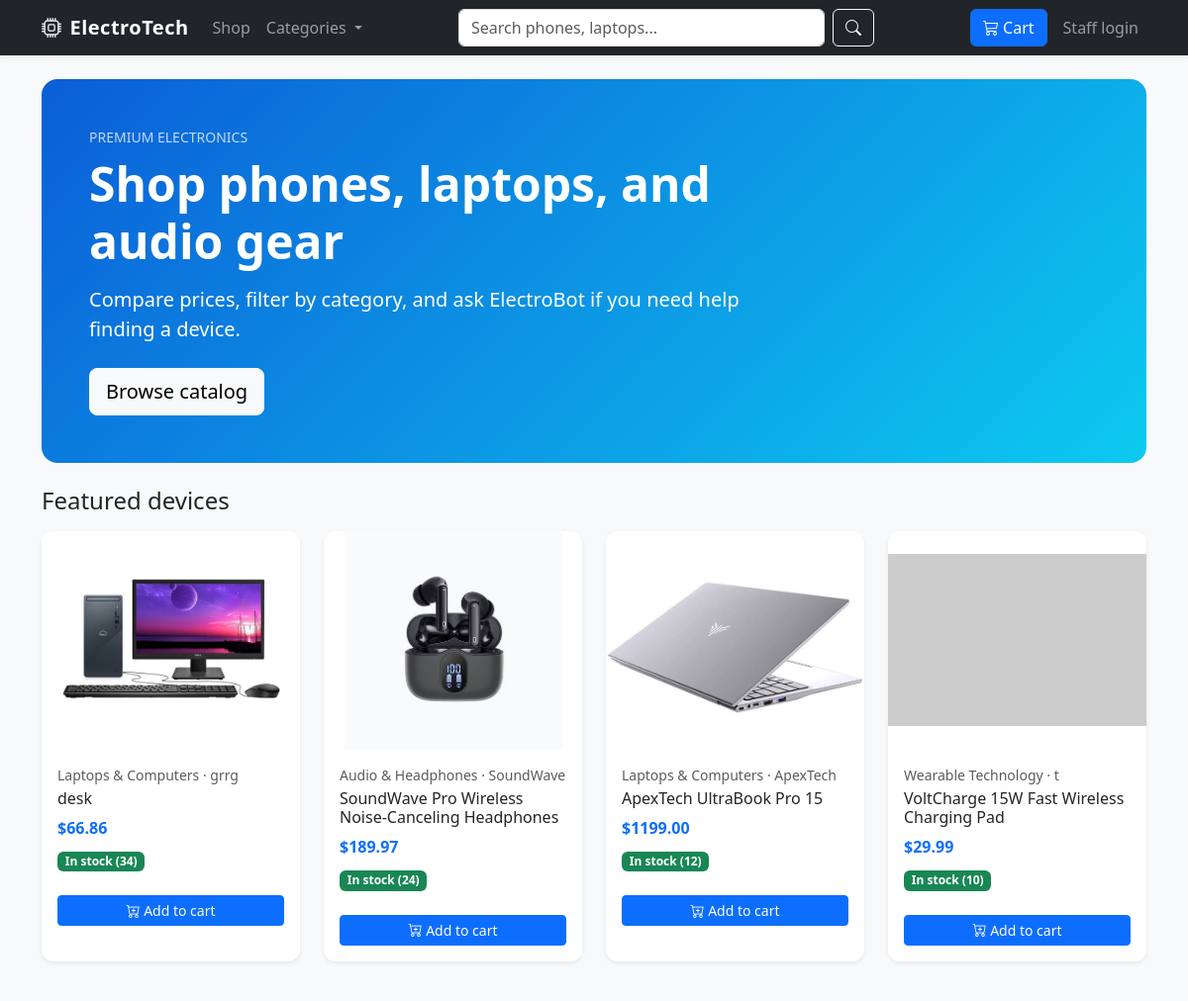
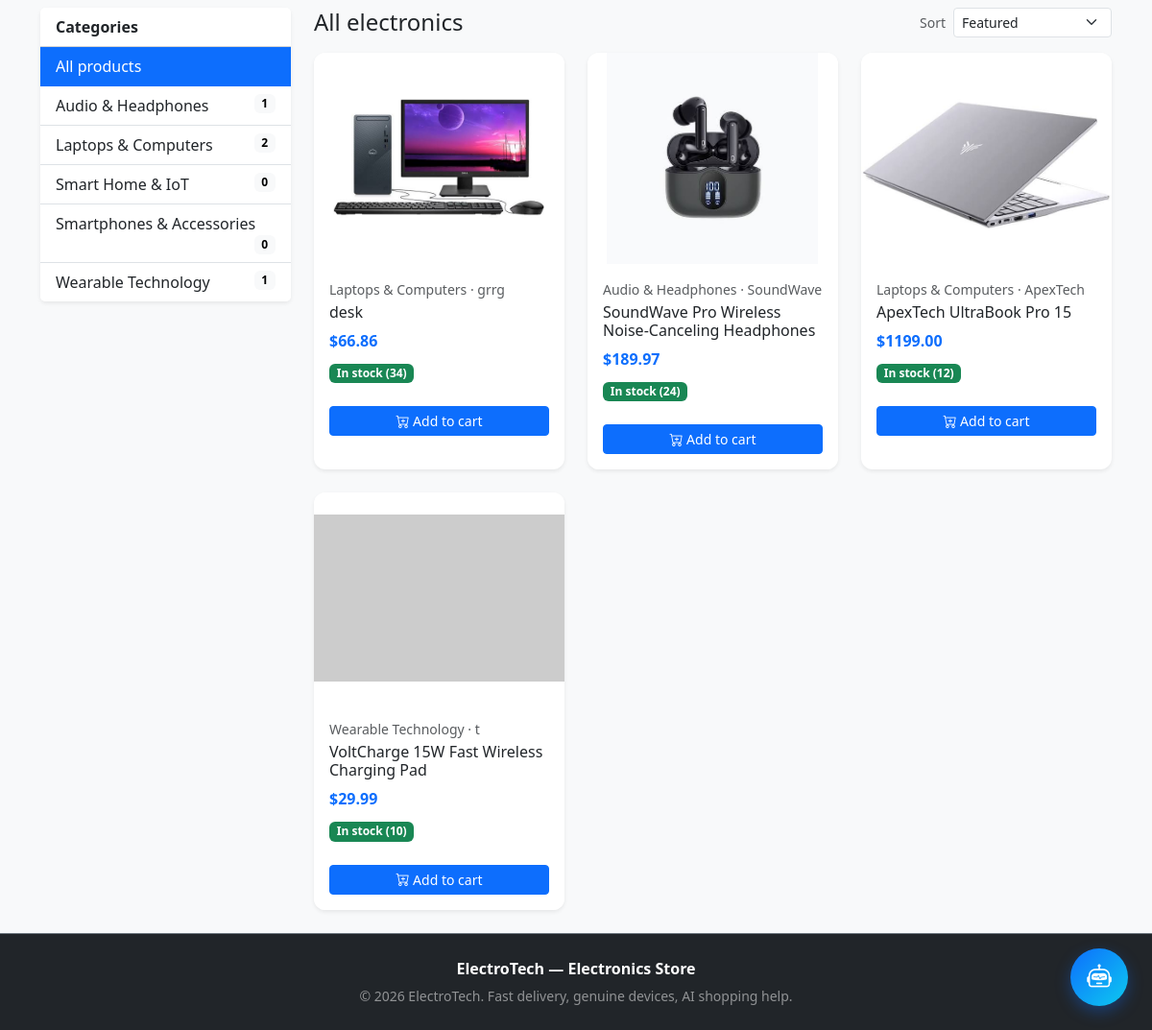
The page / on the database its author committed (2 pictures, top to bottom).
### store/models.py (models this page shows, shortened)
class Product(models.Model):
    category = models.ForeignKey(Category, related_name='products', on_delete=models.CASCADE)
    name = models.CharField(max_length=200)
    slug = models.SlugField(max_length=200, unique=True)
    brand = models.CharField(max_length=100, blank=True)
    image = models.ImageField(upload_to='products/', blank=True, null=True)
    description = models.TextField()
    price = models.DecimalField(max_digits=10, decimal_places=2)
    stock = models.PositiveIntegerField(default=10)
    is_available = models.BooleanField(default=True)
    is_featured = models.BooleanField(default=False)
    created_at = models.DateTimeField(auto_now_add=True)
    class Meta:
        ordering = ['-created_at']
    def get_absolute_url(self):
        return reverse('store:product_detail', args=[self.slug])
    @property
    def in_stock(self):
        return self.is_available and self.stock > 0
    @property
    def image_url(self):
        if self.image and hasattr(self.image, 'url'):
            try:
                return self.image.url
            except ValueError:
                pass
        return 'https://placehold.co/600x400/0d6efd/ffffff?text=' + self.name.replace(' ', '+')

class Category(models.Model):
    name = models.CharField(max_length=100, unique=True)
    slug = models.SlugField(max_length=100, unique=True)
    description = models.TextField(blank=True, null=True)
    class Meta:
        verbose_name_plural = 'Categories'
        ordering = ['name']
    def get_absolute_url(self):
        return reverse('store:product_list_by_category', args=[self.slug])

### store/views.py (the view, shortened to what this page needs)
# urls.py: path('', views.product_list, name='product_list'),
def product_list(request, category_slug=None):
    category = None
    categories = Category.objects.all()
    products = Product.objects.filter(is_available=True)
    if category_slug:
        category = get_object_or_404(Category, slug=category_slug)
        products = products.filter(category=category)
    query = request.GET.get('q')
    sort_by = request.GET.get('sort')
    if sort_by == 'price_low':
        products = products.order_by('price')
    elif sort_by == 'price_high':
        products = products.order_by('-price')
    elif sort_by == 'name':
        products = products.order_by('name')
    else:
        products = products.order_by('-is_featured', '-created_at')
    featured_products = Product.objects.filter(is_available=True, is_featured=True)[:4]
    context = {
        'category': category,
        'categories': categories,
        'products': products,
        'query': query,
        'sort_by': sort_by,
        'featured_products': featured_products,
    }
    return render(request, 'store/product_list.html', context)

### store/context_processors.py (called while the page is built)
def cart_context(request):
    cart = request.session.get('cart', {})
    count = 0
    for quantity in cart.values():
        try:
            count += int(quantity)
        except (TypeError, ValueError):
            continue
    return {
        'cart_item_count': count,
        'nav_categories': Category.objects.all(),
    }

### store/templates/store/product_list.html (shortened to what this page needs)
{% extends 'store/base.html' %}
{% load static %}
{% block content %}
{% if not category and not query %}
<section class="hero-banner rounded-4 p-4 p-md-5 mb-4 text-white">
    <div class="row align-items-center">
        <div class="col-lg-8">
            <p class="text-uppercase small mb-2 opacity-75">Premium electronics</p>
            <h1 class="display-5 fw-bold mb-3">Shop phones, laptops, and audio gear</h1>
            <p class="lead mb-4">Compare prices, filter by category, and ask ElectroBot if you need help finding a device.</p>
            <a class="btn btn-light btn-lg" href="#catalog">Browse catalog</a>
        </div>
    </div>
</section>
{% endif %}
{% if featured_products and not category and not query %}
<h2 class="h4 mb-3">Featured devices</h2>
<div class="row g-4 mb-5">
    {% for product in featured_products %}
    <div class="col-sm-6 col-lg-3">
        {% include 'store/includes/product_card.html' %}
    </div>
    {% endfor %}
</div>
{% endif %}
<div class="row" id="catalog">
    <aside class="col-lg-3 mb-4">
        <div class="card shadow-sm border-0">
            <div class="card-header bg-white fw-semibold">Categories</div>
            <div class="list-group list-group-flush">
                <a class="list-group-item list-group-item-action {% if not category %}active{% endif %}" href="{% url 'store:product_list' %}">All products</a>
                {% for cat in categories %}
                <a class="list-group-item list-group-item-action {% if category.id == cat.id %}active{% endif %}" href="{{ cat.get_absolute_url }}">
                    {{ cat.name }}
                    <span class="badge text-bg-light float-end">{{ cat.products.count }}</span>
                </a>
                {% endfor %}
            </div>
        </div>
    </aside>
    <div class="col-lg-9">
        <div class="d-flex flex-wrap justify-content-between align-items-center gap-2 mb-3">
            <h2 class="h4 mb-0">
                {% if category %}{{ category.name }}{% elif query %}Results for "{{ query }}"{% else %}All electronics{% endif %}
            </h2>
            <form method="get" class="d-flex align-items-center gap-2">
                <label class="form-label mb-0 small text-muted">Sort</label>
                <select name="sort" class="form-select form-select-sm" onchange="this.form.submit()">
                    <option value="" {% if not sort_by %}selected{% endif %}>Featured</option>
                </select>
            </form>
        </div>
        <div class="row g-4">
            {% for product in products %}
            <div class="col-sm-6 col-xl-4">
                {% include 'store/includes/product_card.html' %}
            </div>
            {% empty %}
            <div class="col-12">
                <div class="alert alert-info">No products found. Try another search or category.</div>
            </div>
            {% endfor %}
        </div>
    </div>
</div>
{% endblock %}

### store/templates/store/base.html (shortened to what this page needs)
{% load static %}
<!DOCTYPE html>
<html lang="en">
<head>
    <link href="https://cdn.jsdelivr.net/npm/bootstrap@5.3.3/dist/css/bootstrap.min.css" rel="stylesheet">
    <link rel="stylesheet" href="https://cdn.jsdelivr.net/npm/bootstrap-icons@1.11.3/font/bootstrap-icons.min.css">
    <link rel="stylesheet" href="{% static 'css/custom.css' %}">
</head>
<body class="d-flex flex-column min-vh-100 bg-light">
    <nav class="navbar navbar-expand-lg navbar-dark bg-dark shadow-sm sticky-top">
        <div class="container">
            <a class="navbar-brand fw-bold" href="{% url 'store:product_list' %}">
                <i class="bi bi-cpu me-2"></i>ElectroTech
            </a>
            <div class="collapse navbar-collapse" id="navbarNav">
                <ul class="navbar-nav me-auto mb-2 mb-lg-0">
                    <li class="nav-item">
                        <a class="nav-link" href="{% url 'store:product_list' %}">Shop</a>
                    </li>
                    <li class="nav-item dropdown">
                        <a class="nav-link dropdown-toggle" href="#" role="button" data-bs-toggle="dropdown" aria-expanded="false">
                            Categories
                        </a>
                    </li>
                </ul>
                <form class="d-flex mx-lg-auto my-2 my-lg-0 target-search" method="GET" action="{% url 'store:product_list' %}" style="max-width: 420px; width: 100%;">
                    <input class="form-control me-2" type="search" name="q" placeholder="Search phones, laptops..." aria-label="Search" value="{{ query|default:'' }}">
                    <button class="btn btn-outline-light" type="submit"><i class="bi bi-search"></i></button>
                </form>
                <ul class="navbar-nav ms-auto align-items-center">
                    <li class="nav-item ms-lg-2">
                        <a class="btn btn-primary position-relative d-flex align-items-center" href="{% url 'store:cart_detail' %}">
                            <i class="bi bi-cart3 me-1"></i> Cart
                        </a>
                    </li>
                    <li class="nav-item ms-lg-2">
                        {% if user.is_authenticated %}
                        <a class="nav-link" href="/admin/logout/">Logout</a>
                        {% else %}
                        <a class="nav-link" href="{% url 'admin:login' %}">Staff login</a>
                        {% endif %}
                    </li>
                </ul>
            </div>
        </div>
    </nav>
    <main class="container my-4 flex-grow-1">
        {% block content %}{% endblock %}
    </main>
    <footer class="bg-dark text-white-50 text-center py-4 mt-auto border-top border-secondary">
        <div class="container">
            <p class="mb-1 text-white fw-semibold">ElectroTech — Electronics Store</p>
            <small>&copy; 2026 ElectroTech. Fast delivery, genuine devices, AI shopping help.</small>
        </div>
    </footer>
    <button id="chatbot-toggle-btn" type="button" aria-label="Open shopping assistant">
        <i class="bi bi-robot"></i>
    </button>
</body>
</html>

### store/templates/store/includes/product_card.html (shortened to what this page needs)
{% load static %}
<div class="card product-card h-100 shadow-sm">
    <a href="{{ product.get_absolute_url }}" class="text-decoration-none text-dark">
        <div class="product-img-wrap">
            <img src="{{ product.image_url }}" alt="{{ product.name }}" class="img-fluid">
        </div>
        <div class="card-body">
            <p class="small text-muted mb-1">{{ product.category.name }}{% if product.brand %} · {{ product.brand }}{% endif %}</p>
            <h3 class="h6 card-title">{{ product.name }}</h3>
            <p class="fw-bold text-primary mb-2">${{ product.price }}</p>
            {% if product.in_stock %}
            <span class="badge text-bg-success">In stock ({{ product.stock }})</span>
            {% else %}
            <span class="badge text-bg-secondary">Out of stock</span>
            {% endif %}
        </div>
    </a>
    <div class="card-footer bg-white border-0 pb-3">
        {% if product.in_stock %}
        <form method="post" action="{% url 'store:add_to_cart' product.id %}">
            <button type="submit" class="btn btn-primary w-100 btn-sm">
                <i class="bi bi-cart-plus"></i> Add to cart
            </button>
        </form>
        {% else %}
        <button class="btn btn-outline-secondary w-100 btn-sm" disabled>Unavailable</button>
        {% endif %}
    </div>
</div>

### static/css/custom.css (style rules this page uses)
:root { --primary-color: #0d6efd; --accent-color: #0dcaf0; --dark-bg: #1e293b; }
body { font-family: 'Segoe UI', Tahoma, Geneva, Verdana, sans-serif; background-color: #f8f9fa; min-height: 100vh; display: flex; flex-direction: column; }
main { flex: 1; }
.navbar-brand { font-weight: 700; letter-spacing: 0.5px; }
.product-card { transition: transform 0.2s ease, box-shadow 0.2s ease; border: none; border-radius: 12px; overflow: hidden; }
.product-img-wrap { height: 220px; overflow: hidden; background-color: #ffffff; display: flex; align-items: center; justify-content: center; }
.product-img-wrap img { max-height: 100%; object-fit: contain; }
#chatbot-toggle-btn { position: fixed; bottom: 25px; right: 25px; width: 60px; height: 60px; border-radius: 50%; background: linear-gradient(135deg, #0d6efd, #0dcaf0); color: #ffffff; border: none; box-shadow: 0 6px 16px rgba(13, 110, 253, 0.35); z-index: 1050; cursor: pointer; display: flex; align-items: center; justify-content: center; font-size: 1.6rem; transition: transform 0.2s ease; }
.hero-banner { background: linear-gradient(135deg, #0b5ed7 0%, #0dcaf0 100%); }

### rows shown on the page
Product: image_url (picture), category.name "Laptops & Computers", brand "grrg", name "desk", price "66.86", stock "34", is_available True (drawn)
Product: image_url (picture), category.name "Audio & Headphones", brand "SoundWave", name "SoundWave Pro Wireless Noise-Canceling Headphones", price "189.97", stock "24", is_available True (drawn)
Product: image_url (picture), category.name "Laptops & Computers", brand "ApexTech", name "ApexTech UltraBook Pro 15", price "1199.00", stock "12", is_available True (drawn)
Product: category.name "Wearable Technology", brand "t", name "VoltCharge 15W Fast Wireless Charging Pad", price "29.99", stock "10", is_available True (drawn)
Category: name "Audio & Headphones", products.count "1"
Category: name "Laptops & Computers", products.count "2"
Category: name "Smart Home & IoT", products.count "0"
Category: name "Smartphones & Accessories", products.count "0"
Category: name "Wearable Technology", products.count "1"
